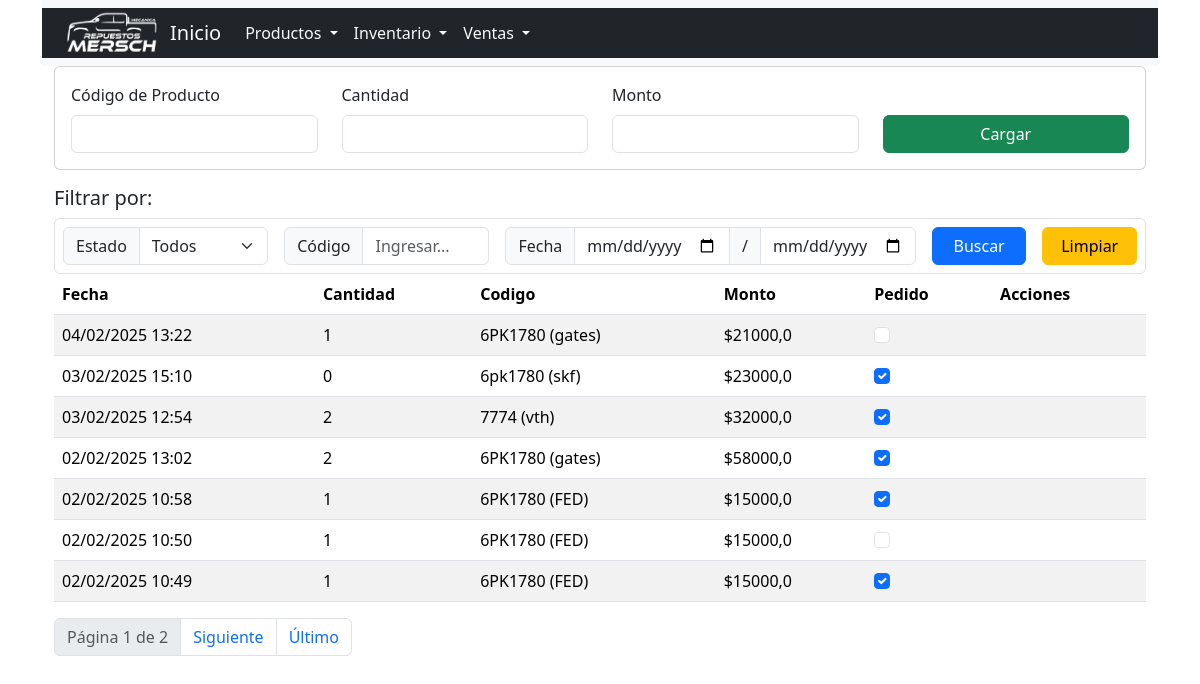
/ventas/, run on an earlier commit of the app's database.
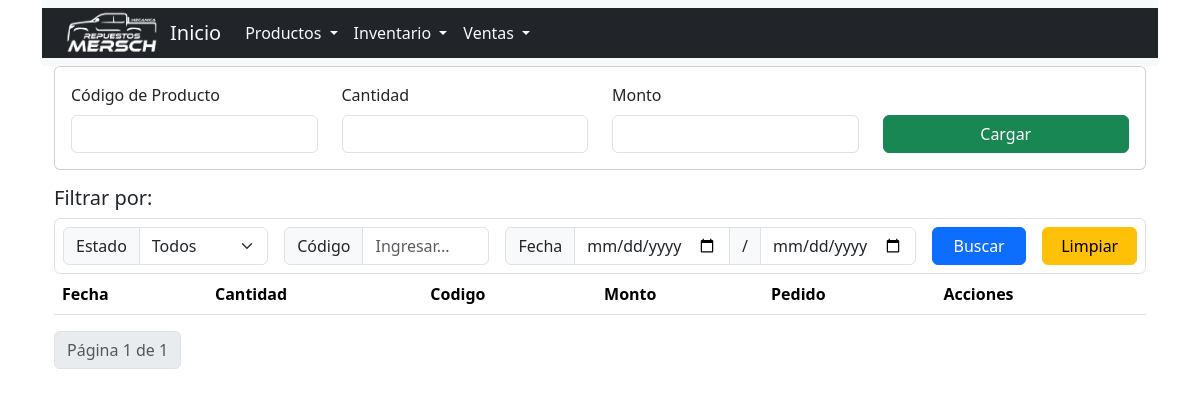
And on a later commit of the database.
### ventas/models.py (models this page shows, shortened)
class Venta(models.Model):
    monto = models.FloatField(default=0, blank=True)
    fecha = models.DateTimeField()
    descripcion = models.TextField(blank=True, null=True)
    producto = models.ForeignKey(Producto, on_delete=models.CASCADE)
    cantidad = models.IntegerField(default=1, blank=False, null=False)
    reposicion = models.BooleanField(default=False)

### inventario/models.py (models this page shows, shortened)
class Producto(models.Model):
    codigo = models.CharField(max_length=50)
    stock = models.IntegerField(default=0, blank=True)
    marca = models.CharField(max_length=50, default="---", blank=False, null=False)
    categoria = models.ForeignKey(Categorias, on_delete=models.CASCADE)
    descripcion = models.TextField(blank=True, null=True)

### ventas/views.py (the view)
# urls.py: path('', views.index, name="index"),
def index(request):
    ventas_list = Venta.objects.all().order_by('-id')
    estado_str = request.GET.get('estado', '')
    estado = int(estado_str) if estado_str.isdigit() else None
    codigo = request.GET.get('codigo', '')
    fecha_inicio = request.GET.get('fecha_inicio', '')
    fecha_fin = request.GET.get('fecha_fin', '')
    if estado is not None:
        ventas_list = ventas_list.filter(reposicion=estado)
    if codigo:
        ventas_list = ventas_list.filter(producto__codigo__icontains=codigo)
    if fecha_inicio and fecha_fin:
        ventas_list = ventas_list.filter(fecha__range=[fecha_inicio, fecha_fin])
    elif fecha_inicio:
        ventas_list = ventas_list.filter(fecha__gte=fecha_inicio)
    elif fecha_fin:
        ventas_list = ventas_list.filter(fecha__lte=fecha_fin)
    productos = Producto.objects.all()
    paginator = Paginator(ventas_list, 7)
    page_number = request.GET.get('page')
    ventas = paginator.get_page(page_number)
    return render(request, "ventas/index.html", {
        'ventas': ventas,
        'productos': productos,
        'fecha_actual': datetime.now().strftime('%Y-%m-%d %H:%M:%S.%f')
    })

### templates/ventas/index.html (shortened to what the changed rows need)
{% extends 'layouts/base.html' %}
{% load static %}
{% block head %}
    <link rel="stylesheet" href="{% static 'css/messages.css' %}">
{% endblock %}
{% block content %}
<table class="table table-striped table-hover">
    <thead>
        <tr>
            <th scope="col">Fecha</th>
            <th scope="col">Cantidad</th>
            <th scope="col">Codigo</th>
            <th scope="col">Monto</th>
            <th scope="col">Pedido</th>
            <th scope="col">Acciones</th>
        </tr>
    </thead>
    <tbody>
        {% for venta in ventas %}
        <tr>
            <td>{{ venta.fecha|date:"d/m/Y H:i" }}</td>
            <td>{{ venta.cantidad }}</td>
            <td>{{ venta.producto.codigo }} ({{ venta.producto.marca }})</td>
            <td>${{ venta.monto }}</td>
            <td>
                <form action="{% url 'ventas:reponer_producto' venta.id %}" method="post">
                    <input name="reposicion" class="form-check-input" type="checkbox"
                           id="flexCheckDefault"
                           {% if venta.reposicion %}checked{% endif %}>
                </form>
            </td>
            <td>
            </td>
        </tr>
        {% endfor %}
    </tbody>
</table>
<nav aria-label="Page navigation">
    <ul class="pagination">
        <li class="page-item disabled"><span class="page-link">Página {{ ventas.number }} de {{ ventas.paginator.num_pages }}</span></li>
        {% if ventas.has_next %}
            <li class="page-item">
                <a class="page-link" href="?page={{ ventas.next_page_number }}&estado={{ request.GET.estado }}&codigo={{ request.GET.codigo }}&fecha_inicio={{ request.GET.fecha_inicio }}&fecha_fin={{ request.GET.fecha_fin }}">Siguiente</a>
            </li>
            <li class="page-item">
                <a class="page-link" href="?page={{ ventas.paginator.num_pages }}&estado={{ request.GET.estado }}&codigo={{ request.GET.codigo }}&fecha_inicio={{ request.GET.fecha_inicio }}&fecha_fin={{ request.GET.fecha_fin }}">Último</a>
            </li>
        {% endif %}
    </ul>
</nav>
{% endblock %}

What changed in the data, as far as the page shows it:
removed Venta: fecha "04/02/2025 13:22", cantidad "1", producto.codigo "6PK1780", producto.marca "gates", monto "21000,0"
removed Venta: fecha "03/02/2025 15:10", cantidad "0", producto.codigo "6pk1780", producto.marca "skf", monto "23000,0", reposicion "☑"
removed Venta: fecha "03/02/2025 12:54", cantidad "2", producto.codigo "7774", producto.marca "vth", monto "32000,0", reposicion "☑"
removed Venta: fecha "02/02/2025 13:02", cantidad "2", producto.codigo "6PK1780", producto.marca "gates", monto "58000,0", reposicion "☑"
removed Venta: fecha "02/02/2025 10:58", cantidad "1", producto.codigo "6PK1780", producto.marca "FED", monto "15000,0", reposicion "☑"
removed Venta: fecha "02/02/2025 10:50", cantidad "1", producto.codigo "6PK1780", producto.marca "FED", monto "15000,0"
removed Venta: fecha "02/02/2025 10:49", cantidad "1", producto.codigo "6PK1780", producto.marca "FED", monto "15000,0", reposicion "☑"
Also different on the page:
{{ ventas.paginator.num_pages }}: "2" → "1"
text no longer shown: "Siguiente Último"
